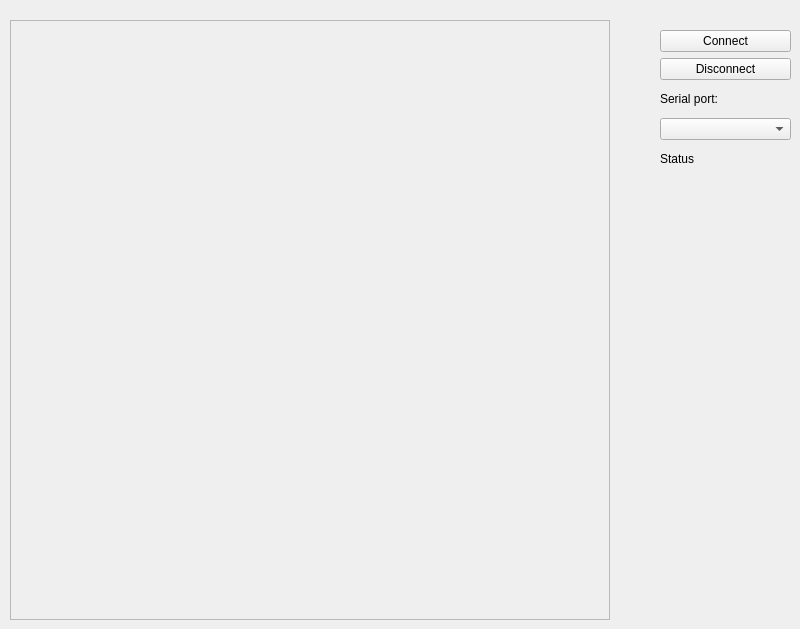
    <widget class="QWidget" name="hokuyoTab">
     <attribute name="title">
      <string>Hokuyo</string>
     </attribute>
     <widget class="QLabel" name="hokuyoDisplayLabel">
      <property name="geometry">
       <rect>
        <x>10</x>
        <y>20</y>
        <width>600</width>
        <height>600</height>
       </rect>
      </property>
      <property name="frameShape">
       <enum>QFrame::StyledPanel</enum>
      </property>
      <property name="text">
       <string/>
      </property>
     </widget>
     <widget class="QWidget" name="verticalLayoutWidget_11">
      <property name="geometry">
       <rect>
        <x>660</x>
        <y>30</y>
        <width>131</width>
        <height>141</height>
       </rect>
      </property>
      <layout class="QVBoxLayout" name="verticalLayout_11">
       <item>
        <widget class="QPushButton" name="hokuyoConnectButton">
         <property name="text">
          <string>Connect</string>
         </property>
        </widget>
       </item>
       <item>
        <widget class="QPushButton" name="hokuyoDisconnectButton">
         <property name="text">
          <string>Disconnect</string>
         </property>
        </widget>
       </item>
       <item>
        <widget class="QLabel" name="label_8">
         <property name="text">
          <string>Serial port:</string>
         </property>
        </widget>
       </item>
       <item>
        <widget class="QComboBox" name="hokuyoPortCombo"/>
       </item>
       <item>
        <widget class="QLabel" name="hokuyoStatusLabel">
         <property name="text">
          <string>Status</string>
         </property>
        </widget>
       </item>
      </layout>
     </widget>
    </widget>
